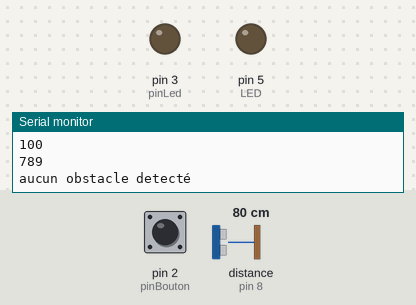
The sketch below on a simulated Arduino Uno, built with avr-gcc and run on an emulated ATmega328P. Parts: output pins drawn as LEDs (lit = HIGH), the last lines printed to the serial monitor. Wiring (inferred from the names in the program): ultrasonic range finder: trigger pin 7; echo pin 8. Inputs (shaded band) come from the test bench; at power-on: pin 2 (pinBouton) HIGH, distance to the obstacle (sensor on pin 8) 80 cm. The echo pulse lasts 58.3 µs per cm; pins used as bus, display or sensor lines are not drawn.

Above: at 1.2 s.
1.3 s: pin 2 (pinBouton) pulled LOW for 1 s
At 3.0 s:
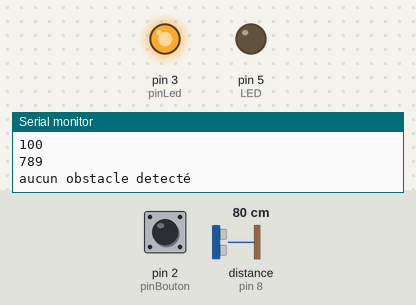
3.9 s: distance to the obstacle (sensor on pin 8) set to 12 cm
5.4 s: distance to the obstacle (sensor on pin 8) set to 9 cm
At 5.9 s:
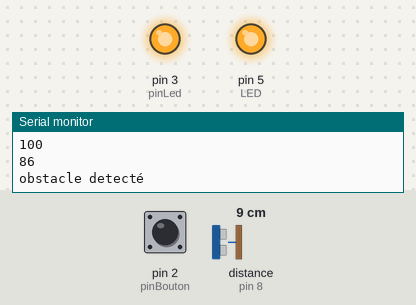
7.0 s: distance to the obstacle (sensor on pin 8) set to 18 cm
At 7.6 s:
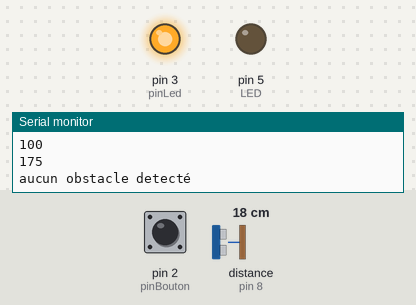
Timing chart, 0 to 9.6 s (numbered marks = the images above; inputs shaded):
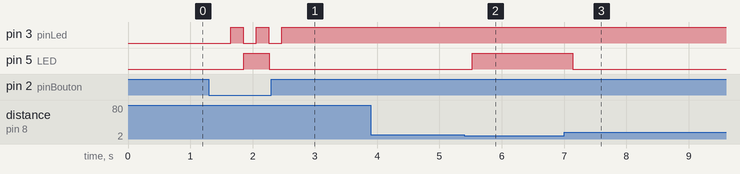

Measured:
- the behaviour switches between 11 and 10 cm on distance to the obstacle (sensor on pin 8) (found by bisection; images 1 and 2)
- after the input at 1.3 s, pin 3 (pinLed): alternates HIGH for 0.21 s and LOW for 0.21 s, 5 changes in all, then stays HIGH, starting after 0.35 s; pin 5 (LED): LOW → HIGH after 0.56 s, → LOW 0.41 s later
- after the input at 5.4 s, pin 5 (LED): LOW → HIGH after 0.12 s
- after the input at 7.0 s, pin 5 (LED): HIGH → LOW after 0.14 s

The sketch:

Ultrasons_BoutonP.ino
```cpp
#define ULTRASON_TRIG_PIN  7
#define ULTRASON_ECHO_PIN  8


///////////ULTRASON////////////////////////////
//#define SECURITY_DISTANCE_MM 200
/* Constantes pour le timeout */
const unsigned long MEASURE_TIMEOUT = 25000UL; // 25ms = ~08m à 340m/s
float tab[]={100,500,1000,2000};
int s;
int pinBouton, pinLed, SECURITY_DISTANCE_MM;
boolean etatAllumage;
/* Vitesse du son dans l'air en mm/us */
const float SOUND_SPEED = 340.0 / 1000;

const int LED = 5;
void setup() {
  Serial.begin(9600); // Debugging only
  // put your setup code here, to run once:
  ////////////ULTRASON////////////////////
  pinMode(ULTRASON_TRIG_PIN, OUTPUT);
  digitalWrite(ULTRASON_TRIG_PIN, LOW); // La broche TRIGGER doit être à LOW au repos
  pinMode(ULTRASON_ECHO_PIN, INPUT);
  pinMode(LED, OUTPUT);
  pinBouton =2;
pinLed = 3;
etatAllumage=0;
SECURITY_DISTANCE_MM=100;
s=0;
pinMode(pinBouton, INPUT_PULLUP);
pinMode(pinLed, OUTPUT);

}

void loop() {
  if(etatAllumage)
{
  digitalWrite(pinLed, HIGH);

}
else
{
  digitalWrite(pinLed, LOW);

}
  boolean etatPinBouton = digitalRead(pinBouton);
    Serial.println(SECURITY_DISTANCE_MM);

  //Serial.println(etatPinBouton);
  if (!etatPinBouton){
    if (s<4){
      SECURITY_DISTANCE_MM = tab[s];;
      s+=1;
    }
    else{
      s=0;
      SECURITY_DISTANCE_MM = tab[s];
    }
    if(etatAllumage){
      etatAllumage=0;
    }
    else
    {
      etatAllumage=1;

    }
  }

  // put your main code here, to run repeatedly:

  if(obstacle()){
    Serial.println("obstacle detecté");
    digitalWrite(LED,HIGH);
  }
  else {
    Serial.println("aucun obstacle detecté");
        digitalWrite(LED,LOW);

  }
    delay(200);

}


bool obstacle(){
  digitalWrite(ULTRASON_TRIG_PIN, HIGH);
  delayMicroseconds(10);
  digitalWrite(ULTRASON_TRIG_PIN, LOW);

  /* 2. Mesure le temps entre l'envoi de l'impulsion ultrasonique et son écho (si il existe) */
  long measure = pulseIn(ULTRASON_ECHO_PIN, HIGH, MEASURE_TIMEOUT);

  /* 3. Calcul la distance à partir du temps mesuré */
  int distance_mm = measure / 2.0 * SOUND_SPEED;
  //Serial.println("-----------obstacle----------");
  Serial.println(distance_mm);
  if(distance_mm < SECURITY_DISTANCE_MM) return true;
  else return false;
}
```
